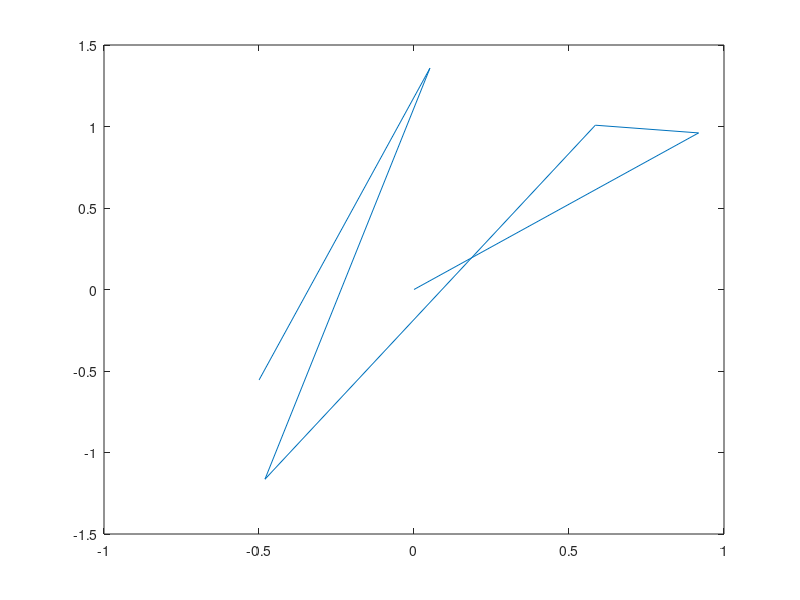

Write the MATLAB code that produced this figure.
n=input('n=');
r=input('r=');
x=zeros(1,1000);
y=zeros(1,1000);
x_track=0;
y_track=0;
for ii=1:n
    x=x+randn(1,1000);
    y=y+randn(1,1000);
    x_track=[x_track,x(1000)];
    y_track=[y_track,y(1000)];
end
r0=sqrt(x.^2+y.^2);
M=length(find(r0>r));
fprintf('M=%d\n',M);
plot(x_track,y_track);
